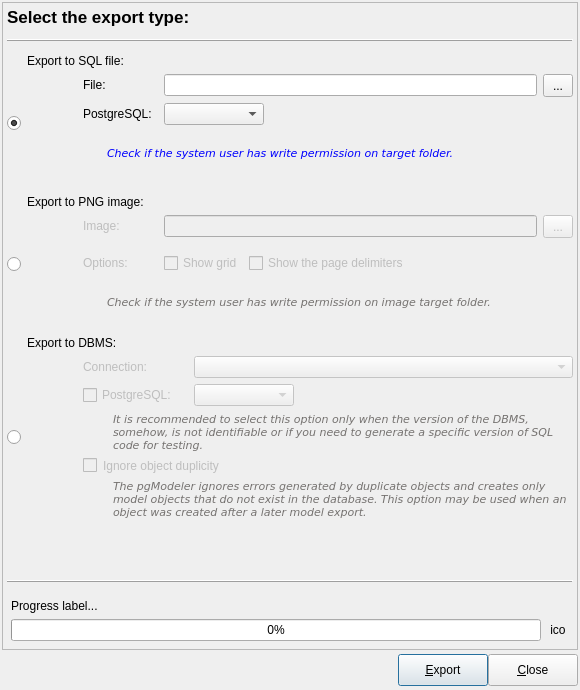
<?xml version="1.0" encoding="UTF-8"?>
<ui version="4.0">
 <class>FormExportacao</class>
 <widget class="QDialog" name="FormExportacao">
  <property name="windowModality">
   <enum>Qt::ApplicationModal</enum>
  </property>
  <property name="geometry">
   <rect>
    <x>0</x>
    <y>0</y>
    <width>580</width>
    <height>690</height>
   </rect>
  </property>
  <property name="sizePolicy">
   <sizepolicy hsizetype="Fixed" vsizetype="Fixed">
    <horstretch>0</horstretch>
    <verstretch>0</verstretch>
   </sizepolicy>
  </property>
  <property name="minimumSize">
   <size>
    <width>580</width>
    <height>600</height>
   </size>
  </property>
  <property name="maximumSize">
   <size>
    <width>580</width>
    <height>690</height>
   </size>
  </property>
  <property name="windowTitle">
   <string>Model Export</string>
  </property>
  <property name="windowIcon">
   <iconset resource="../res/resources.qrc">
    <normaloff>:/icones/icones/pgsqlModeler48x48.png</normaloff>:/icones/icones/pgsqlModeler48x48.png</iconset>
  </property>
  <layout class="QGridLayout" name="formexportacao_grid">
   <property name="margin">
    <number>2</number>
   </property>
   <property name="spacing">
    <number>4</number>
   </property>
   <item row="0" column="0">
    <widget class="QFrame" name="frame">
     <property name="enabled">
      <bool>true</bool>
     </property>
     <property name="sizePolicy">
      <sizepolicy hsizetype="Expanding" vsizetype="Expanding">
       <horstretch>0</horstretch>
       <verstretch>0</verstretch>
      </sizepolicy>
     </property>
     <property name="frameShape">
      <enum>QFrame::StyledPanel</enum>
     </property>
     <property name="frameShadow">
      <enum>QFrame::Raised</enum>
     </property>
     <layout class="QGridLayout" name="gridLayout_5">
      <property name="margin">
       <number>4</number>
      </property>
      <item row="0" column="0">
       <widget class="QLabel" name="titulo_lbl">
        <property name="sizePolicy">
         <sizepolicy hsizetype="Preferred" vsizetype="Fixed">
          <horstretch>0</horstretch>
          <verstretch>0</verstretch>
         </sizepolicy>
        </property>
        <property name="font">
         <font>
          <pointsize>13</pointsize>
          <weight>75</weight>
          <bold>true</bold>
         </font>
        </property>
        <property name="text">
         <string>Select the export type:</string>
        </property>
       </widget>
      </item>
      <item row="1" column="0">
       <widget class="QFrame" name="ln1_frm">
        <property name="minimumSize">
         <size>
          <width>0</width>
          <height>15</height>
         </size>
        </property>
        <property name="frameShape">
         <enum>QFrame::HLine</enum>
        </property>
        <property name="frameShadow">
         <enum>QFrame::Raised</enum>
        </property>
       </widget>
      </item>
      <item row="2" column="0">
       <layout class="QGridLayout" name="gridLayout_2">
        <property name="bottomMargin">
         <number>15</number>
        </property>
        <item row="0" column="1" colspan="3">
         <widget class="QLabel" name="exportacao_arq_lbl">
          <property name="text">
           <string>Export to SQL file:</string>
          </property>
         </widget>
        </item>
        <item row="1" column="2">
         <widget class="QLabel" name="arquivo_lbl">
          <property name="sizePolicy">
           <sizepolicy hsizetype="Fixed" vsizetype="Fixed">
            <horstretch>0</horstretch>
            <verstretch>0</verstretch>
           </sizepolicy>
          </property>
          <property name="minimumSize">
           <size>
            <width>73</width>
            <height>0</height>
           </size>
          </property>
          <property name="text">
           <string>File:</string>
          </property>
         </widget>
        </item>
        <item row="1" column="3">
         <layout class="QHBoxLayout" name="horizontalLayout_6">
          <item>
           <widget class="QLineEdit" name="arquivo_edt">
            <property name="dragEnabled">
             <bool>false</bool>
            </property>
            <property name="readOnly">
             <bool>true</bool>
            </property>
           </widget>
          </item>
          <item>
           <widget class="QToolButton" name="sel_arquivo_tb">
            <property name="minimumSize">
             <size>
              <width>30</width>
              <height>23</height>
             </size>
            </property>
            <property name="toolTip">
             <string>Select target file</string>
            </property>
            <property name="text">
             <string>...</string>
            </property>
            <property name="icon">
             <iconset resource="../res/resources.qrc">
              <normaloff>:/icones/icones/abrir.png</normaloff>:/icones/icones/abrir.png</iconset>
            </property>
            <property name="iconSize">
             <size>
              <width>16</width>
              <height>16</height>
             </size>
            </property>
           </widget>
          </item>
         </layout>
        </item>
        <item row="1" column="1" rowspan="3">
         <widget class="QLabel" name="modelo_sql_lbl">
          <property name="sizePolicy">
           <sizepolicy hsizetype="Fixed" vsizetype="Fixed">
            <horstretch>0</horstretch>
            <verstretch>0</verstretch>
           </sizepolicy>
          </property>
          <property name="minimumSize">
           <size>
            <width>50</width>
            <height>100</height>
           </size>
          </property>
          <property name="maximumSize">
           <size>
            <width>50</width>
            <height>100</height>
           </size>
          </property>
          <property name="text">
           <string/>
          </property>
          <property name="pixmap">
           <pixmap resource="../res/resources.qrc">:/imagens/imagens/model2sql.png</pixmap>
          </property>
         </widget>
        </item>
        <item row="2" column="2">
         <widget class="QLabel" name="pgsql_lbl">
          <property name="sizePolicy">
           <sizepolicy hsizetype="Fixed" vsizetype="Fixed">
            <horstretch>0</horstretch>
            <verstretch>0</verstretch>
           </sizepolicy>
          </property>
          <property name="minimumSize">
           <size>
            <width>75</width>
            <height>0</height>
           </size>
          </property>
          <property name="maximumSize">
           <size>
            <width>65</width>
            <height>16777215</height>
           </size>
          </property>
          <property name="font">
           <font>
            <italic>false</italic>
           </font>
          </property>
          <property name="text">
           <string>PostgreSQL:</string>
          </property>
         </widget>
        </item>
        <item row="2" column="3">
         <layout class="QHBoxLayout" name="horizontalLayout_5">
          <item>
           <widget class="QComboBox" name="pgsqlvers_cmb">
            <property name="enabled">
             <bool>true</bool>
            </property>
            <property name="minimumSize">
             <size>
              <width>100</width>
              <height>0</height>
             </size>
            </property>
            <property name="maximumSize">
             <size>
              <width>100</width>
              <height>16777215</height>
             </size>
            </property>
            <property name="toolTip">
             <string>PostgreSQL version in which the SQL code should be generated</string>
            </property>
            <property name="insertPolicy">
             <enum>QComboBox::InsertAtBottom</enum>
            </property>
           </widget>
          </item>
          <item>
           <spacer name="horizontalSpacer">
            <property name="orientation">
             <enum>Qt::Horizontal</enum>
            </property>
            <property name="sizeHint" stdset="0">
             <size>
              <width>158</width>
              <height>20</height>
             </size>
            </property>
           </spacer>
          </item>
         </layout>
        </item>
        <item row="1" column="0" rowspan="3">
         <widget class="QRadioButton" name="exportacao_arq_rb">
          <property name="sizePolicy">
           <sizepolicy hsizetype="Fixed" vsizetype="Fixed">
            <horstretch>0</horstretch>
            <verstretch>0</verstretch>
           </sizepolicy>
          </property>
          <property name="text">
           <string/>
          </property>
          <property name="checked">
           <bool>true</bool>
          </property>
         </widget>
        </item>
        <item row="3" column="2" colspan="2">
         <layout class="QHBoxLayout" name="horizontalLayout_4">
          <item>
           <spacer name="horizontalSpacer_5">
            <property name="orientation">
             <enum>Qt::Horizontal</enum>
            </property>
            <property name="sizeType">
             <enum>QSizePolicy::Fixed</enum>
            </property>
            <property name="sizeHint" stdset="0">
             <size>
              <width>24</width>
              <height>26</height>
             </size>
            </property>
           </spacer>
          </item>
          <item>
           <widget class="QLabel" name="dica_lbl">
            <property name="enabled">
             <bool>true</bool>
            </property>
            <property name="palette">
             <palette>
              <active>
               <colorrole role="WindowText">
                <brush brushstyle="SolidPattern">
                 <color alpha="255">
                  <red>0</red>
                  <green>0</green>
                  <blue>255</blue>
                 </color>
                </brush>
               </colorrole>
              </active>
              <inactive>
               <colorrole role="WindowText">
                <brush brushstyle="SolidPattern">
                 <color alpha="255">
                  <red>0</red>
                  <green>0</green>
                  <blue>255</blue>
                 </color>
                </brush>
               </colorrole>
              </inactive>
              <disabled>
               <colorrole role="WindowText">
                <brush brushstyle="SolidPattern">
                 <color alpha="255">
                  <red>117</red>
                  <green>114</green>
                  <blue>112</blue>
                 </color>
                </brush>
               </colorrole>
              </disabled>
             </palette>
            </property>
            <property name="font">
             <font>
              <family>DejaVu Sans</family>
              <pointsize>8</pointsize>
              <italic>true</italic>
             </font>
            </property>
            <property name="text">
             <string>Check if the system user has write permission on target folder.</string>
            </property>
            <property name="textFormat">
             <enum>Qt::PlainText</enum>
            </property>
            <property name="wordWrap">
             <bool>true</bool>
            </property>
           </widget>
          </item>
         </layout>
        </item>
       </layout>
      </item>
      <item row="3" column="0">
       <layout class="QGridLayout" name="gridLayout_3">
        <property name="bottomMargin">
         <number>15</number>
        </property>
        <item row="0" column="1" colspan="3">
         <widget class="QLabel" name="exportacao_arq_lbl_2">
          <property name="text">
           <string>Export to PNG image:</string>
          </property>
         </widget>
        </item>
        <item row="1" column="1" rowspan="4">
         <widget class="QLabel" name="modelo_png_lbl">
          <property name="enabled">
           <bool>false</bool>
          </property>
          <property name="sizePolicy">
           <sizepolicy hsizetype="Fixed" vsizetype="Fixed">
            <horstretch>0</horstretch>
            <verstretch>0</verstretch>
           </sizepolicy>
          </property>
          <property name="minimumSize">
           <size>
            <width>50</width>
            <height>100</height>
           </size>
          </property>
          <property name="maximumSize">
           <size>
            <width>50</width>
            <height>100</height>
           </size>
          </property>
          <property name="text">
           <string/>
          </property>
          <property name="pixmap">
           <pixmap resource="../res/resources.qrc">:/imagens/imagens/model2png.png</pixmap>
          </property>
         </widget>
        </item>
        <item row="1" column="2">
         <widget class="QLabel" name="imagem_lbl">
          <property name="enabled">
           <bool>false</bool>
          </property>
          <property name="sizePolicy">
           <sizepolicy hsizetype="Fixed" vsizetype="Fixed">
            <horstretch>0</horstretch>
            <verstretch>0</verstretch>
           </sizepolicy>
          </property>
          <property name="minimumSize">
           <size>
            <width>73</width>
            <height>0</height>
           </size>
          </property>
          <property name="text">
           <string>Image:</string>
          </property>
         </widget>
        </item>
        <item row="1" column="3">
         <layout class="QHBoxLayout" name="horizontalLayout_7">
          <item>
           <widget class="QLineEdit" name="imagem_edt">
            <property name="enabled">
             <bool>false</bool>
            </property>
            <property name="dragEnabled">
             <bool>false</bool>
            </property>
            <property name="readOnly">
             <bool>true</bool>
            </property>
           </widget>
          </item>
          <item>
           <widget class="QToolButton" name="sel_imagem_tb">
            <property name="enabled">
             <bool>false</bool>
            </property>
            <property name="minimumSize">
             <size>
              <width>30</width>
              <height>23</height>
             </size>
            </property>
            <property name="toolTip">
             <string>Select target file</string>
            </property>
            <property name="text">
             <string>...</string>
            </property>
            <property name="icon">
             <iconset resource="../res/resources.qrc">
              <normaloff>:/icones/icones/abrir.png</normaloff>:/icones/icones/abrir.png</iconset>
            </property>
            <property name="iconSize">
             <size>
              <width>16</width>
              <height>16</height>
             </size>
            </property>
           </widget>
          </item>
         </layout>
        </item>
        <item row="2" column="2" rowspan="2">
         <widget class="QLabel" name="opcoes_lbl">
          <property name="enabled">
           <bool>false</bool>
          </property>
          <property name="sizePolicy">
           <sizepolicy hsizetype="Fixed" vsizetype="Fixed">
            <horstretch>0</horstretch>
            <verstretch>0</verstretch>
           </sizepolicy>
          </property>
          <property name="minimumSize">
           <size>
            <width>75</width>
            <height>0</height>
           </size>
          </property>
          <property name="maximumSize">
           <size>
            <width>65</width>
            <height>16777215</height>
           </size>
          </property>
          <property name="font">
           <font>
            <italic>false</italic>
           </font>
          </property>
          <property name="text">
           <string>Options:</string>
          </property>
         </widget>
        </item>
        <item row="2" column="3" rowspan="2">
         <layout class="QHBoxLayout" name="horizontalLayout_8">
          <item>
           <widget class="QCheckBox" name="grade_chk">
            <property name="enabled">
             <bool>false</bool>
            </property>
            <property name="sizePolicy">
             <sizepolicy hsizetype="Fixed" vsizetype="Fixed">
              <horstretch>0</horstretch>
              <verstretch>0</verstretch>
             </sizepolicy>
            </property>
            <property name="text">
             <string>Show grid</string>
            </property>
           </widget>
          </item>
          <item>
           <widget class="QCheckBox" name="lim_paginas_chk">
            <property name="enabled">
             <bool>false</bool>
            </property>
            <property name="text">
             <string>Show the page delimiters</string>
            </property>
           </widget>
          </item>
         </layout>
        </item>
        <item row="1" column="0" rowspan="4">
         <widget class="QRadioButton" name="exportacao_png_rb">
          <property name="sizePolicy">
           <sizepolicy hsizetype="Fixed" vsizetype="Fixed">
            <horstretch>0</horstretch>
            <verstretch>0</verstretch>
           </sizepolicy>
          </property>
          <property name="text">
           <string/>
          </property>
          <property name="checked">
           <bool>false</bool>
          </property>
         </widget>
        </item>
        <item row="4" column="2" colspan="2">
         <layout class="QHBoxLayout" name="horizontalLayout_9">
          <item>
           <spacer name="horizontalSpacer_7">
            <property name="orientation">
             <enum>Qt::Horizontal</enum>
            </property>
            <property name="sizeType">
             <enum>QSizePolicy::Fixed</enum>
            </property>
            <property name="sizeHint" stdset="0">
             <size>
              <width>24</width>
              <height>26</height>
             </size>
            </property>
           </spacer>
          </item>
          <item>
           <widget class="QLabel" name="dica3_lbl">
            <property name="enabled">
             <bool>false</bool>
            </property>
            <property name="maximumSize">
             <size>
              <width>16777215</width>
              <height>16777215</height>
             </size>
            </property>
            <property name="palette">
             <palette>
              <active>
               <colorrole role="WindowText">
                <brush brushstyle="SolidPattern">
                 <color alpha="255">
                  <red>0</red>
                  <green>0</green>
                  <blue>255</blue>
                 </color>
                </brush>
               </colorrole>
              </active>
              <inactive>
               <colorrole role="WindowText">
                <brush brushstyle="SolidPattern">
                 <color alpha="255">
                  <red>0</red>
                  <green>0</green>
                  <blue>255</blue>
                 </color>
                </brush>
               </colorrole>
              </inactive>
              <disabled>
               <colorrole role="WindowText">
                <brush brushstyle="SolidPattern">
                 <color alpha="255">
                  <red>117</red>
                  <green>114</green>
                  <blue>112</blue>
                 </color>
                </brush>
               </colorrole>
              </disabled>
             </palette>
            </property>
            <property name="font">
             <font>
              <family>DejaVu Sans</family>
              <pointsize>8</pointsize>
              <italic>true</italic>
             </font>
            </property>
            <property name="text">
             <string>Check if the system user has write permission on image target folder.</string>
            </property>
            <property name="textFormat">
             <enum>Qt::PlainText</enum>
            </property>
            <property name="wordWrap">
             <bool>true</bool>
            </property>
           </widget>
          </item>
         </layout>
        </item>
       </layout>
      </item>
      <item row="4" column="0">
       <layout class="QGridLayout" name="gridLayout">
        <item row="1" column="2" colspan="2">
         <widget class="QLabel" name="conexoes_lbl">
          <property name="enabled">
           <bool>false</bool>
          </property>
          <property name="sizePolicy">
           <sizepolicy hsizetype="Preferred" vsizetype="Fixed">
            <horstretch>0</horstretch>
            <verstretch>0</verstretch>
           </sizepolicy>
          </property>
          <property name="minimumSize">
           <size>
            <width>105</width>
            <height>0</height>
           </size>
          </property>
          <property name="text">
           <string>Connection:</string>
          </property>
         </widget>
        </item>
        <item row="1" column="4" colspan="2">
         <widget class="QComboBox" name="conexoes_cmb">
          <property name="enabled">
           <bool>false</bool>
          </property>
          <property name="minimumSize">
           <size>
            <width>200</width>
            <height>0</height>
           </size>
          </property>
          <property name="insertPolicy">
           <enum>QComboBox::InsertAlphabetically</enum>
          </property>
         </widget>
        </item>
        <item row="1" column="1" rowspan="4">
         <widget class="QLabel" name="modelo_sgbd">
          <property name="enabled">
           <bool>false</bool>
          </property>
          <property name="sizePolicy">
           <sizepolicy hsizetype="Fixed" vsizetype="Expanding">
            <horstretch>0</horstretch>
            <verstretch>0</verstretch>
           </sizepolicy>
          </property>
          <property name="minimumSize">
           <size>
            <width>50</width>
            <height>100</height>
           </size>
          </property>
          <property name="maximumSize">
           <size>
            <width>50</width>
            <height>16777215</height>
           </size>
          </property>
          <property name="text">
           <string/>
          </property>
          <property name="pixmap">
           <pixmap resource="../res/resources.qrc">:/imagens/imagens/model2sgdb.png</pixmap>
          </property>
          <property name="alignment">
           <set>Qt::AlignCenter</set>
          </property>
         </widget>
        </item>
        <item row="2" column="2" colspan="2">
         <widget class="QCheckBox" name="pgsqlvers_chk">
          <property name="enabled">
           <bool>false</bool>
          </property>
          <property name="sizePolicy">
           <sizepolicy hsizetype="Preferred" vsizetype="Fixed">
            <horstretch>0</horstretch>
            <verstretch>0</verstretch>
           </sizepolicy>
          </property>
          <property name="text">
           <string>PostgreSQL:</string>
          </property>
          <property name="checked">
           <bool>false</bool>
          </property>
          <property name="autoExclusive">
           <bool>false</bool>
          </property>
         </widget>
        </item>
        <item row="2" column="4">
         <widget class="QComboBox" name="pgsqlvers1_cmb">
          <property name="enabled">
           <bool>false</bool>
          </property>
          <property name="sizePolicy">
           <sizepolicy hsizetype="Expanding" vsizetype="Fixed">
            <horstretch>0</horstretch>
            <verstretch>0</verstretch>
           </sizepolicy>
          </property>
          <property name="minimumSize">
           <size>
            <width>0</width>
            <height>0</height>
           </size>
          </property>
          <property name="maximumSize">
           <size>
            <width>100</width>
            <height>16777215</height>
           </size>
          </property>
          <property name="toolTip">
           <string>Versão do PostgreSQL no qual do código SQL deve ser gerado</string>
          </property>
          <property name="insertPolicy">
           <enum>QComboBox::InsertAtBottom</enum>
          </property>
         </widget>
        </item>
        <item row="2" column="5">
         <spacer name="horizontalSpacer_2">
          <property name="orientation">
           <enum>Qt::Horizontal</enum>
          </property>
          <property name="sizeHint" stdset="0">
           <size>
            <width>40</width>
            <height>20</height>
           </size>
          </property>
         </spacer>
        </item>
        <item row="1" column="0" rowspan="4">
         <widget class="QRadioButton" name="exportacao_sgbd_rb">
          <property name="enabled">
           <bool>true</bool>
          </property>
          <property name="sizePolicy">
           <sizepolicy hsizetype="Fixed" vsizetype="Fixed">
            <horstretch>0</horstretch>
            <verstretch>0</verstretch>
           </sizepolicy>
          </property>
          <property name="text">
           <string/>
          </property>
         </widget>
        </item>
        <item row="3" column="2" colspan="4">
         <layout class="QHBoxLayout" name="horizontalLayout_3">
          <item>
           <spacer name="horizontalSpacer_4">
            <property name="orientation">
             <enum>Qt::Horizontal</enum>
            </property>
            <property name="sizeType">
             <enum>QSizePolicy::Fixed</enum>
            </property>
            <property name="sizeHint" stdset="0">
             <size>
              <width>30</width>
              <height>20</height>
             </size>
            </property>
           </spacer>
          </item>
          <item>
           <widget class="QLabel" name="dica1_lbl">
            <property name="enabled">
             <bool>false</bool>
            </property>
            <property name="palette">
             <palette>
              <active>
               <colorrole role="WindowText">
                <brush brushstyle="SolidPattern">
                 <color alpha="255">
                  <red>0</red>
                  <green>0</green>
                  <blue>255</blue>
                 </color>
                </brush>
               </colorrole>
              </active>
              <inactive>
               <colorrole role="WindowText">
                <brush brushstyle="SolidPattern">
                 <color alpha="255">
                  <red>0</red>
                  <green>0</green>
                  <blue>255</blue>
                 </color>
                </brush>
               </colorrole>
              </inactive>
              <disabled>
               <colorrole role="WindowText">
                <brush brushstyle="SolidPattern">
                 <color alpha="255">
                  <red>117</red>
                  <green>114</green>
                  <blue>112</blue>
                 </color>
                </brush>
               </colorrole>
              </disabled>
             </palette>
            </property>
            <property name="font">
             <font>
              <family>DejaVu Sans</family>
              <pointsize>8</pointsize>
              <italic>true</italic>
             </font>
            </property>
            <property name="text">
             <string>It is recommended to select this option only when the version of the DBMS, somehow, is not identifiable or if you need to generate a specific version of SQL code for testing.</string>
            </property>
            <property name="textFormat">
             <enum>Qt::PlainText</enum>
            </property>
            <property name="wordWrap">
             <bool>true</bool>
            </property>
           </widget>
          </item>
         </layout>
        </item>
        <item row="4" column="2" colspan="4">
         <layout class="QVBoxLayout" name="verticalLayout_2">
          <item>
           <layout class="QHBoxLayout" name="horizontalLayout_2">
            <item>
             <widget class="QCheckBox" name="ignorar_dup_chk">
              <property name="enabled">
               <bool>false</bool>
              </property>
              <property name="sizePolicy">
               <sizepolicy hsizetype="Fixed" vsizetype="Fixed">
                <horstretch>0</horstretch>
                <verstretch>0</verstretch>
               </sizepolicy>
              </property>
              <property name="text">
               <string/>
              </property>
             </widget>
            </item>
            <item>
             <widget class="QLabel" name="ignorar_dup_lbl">
              <property name="enabled">
               <bool>false</bool>
              </property>
              <property name="text">
               <string>Ignore object duplicity</string>
              </property>
              <property name="wordWrap">
               <bool>true</bool>
              </property>
             </widget>
            </item>
           </layout>
          </item>
          <item>
           <layout class="QHBoxLayout" name="horizontalLayout">
            <item>
             <spacer name="horizontalSpacer_3">
              <property name="orientation">
               <enum>Qt::Horizontal</enum>
              </property>
              <property name="sizeType">
               <enum>QSizePolicy::Fixed</enum>
              </property>
              <property name="sizeHint" stdset="0">
               <size>
                <width>30</width>
                <height>20</height>
               </size>
              </property>
             </spacer>
            </item>
            <item>
             <widget class="QLabel" name="dica2_lbl">
              <property name="enabled">
               <bool>false</bool>
              </property>
              <property name="palette">
               <palette>
                <active>
                 <colorrole role="WindowText">
                  <brush brushstyle="SolidPattern">
                   <color alpha="255">
                    <red>0</red>
                    <green>0</green>
                    <blue>255</blue>
                   </color>
                  </brush>
                 </colorrole>
                </active>
                <inactive>
                 <colorrole role="WindowText">
                  <brush brushstyle="SolidPattern">
                   <color alpha="255">
                    <red>0</red>
                    <green>0</green>
                    <blue>255</blue>
                   </color>
                  </brush>
                 </colorrole>
                </inactive>
                <disabled>
                 <colorrole role="WindowText">
                  <brush brushstyle="SolidPattern">
                   <color alpha="255">
                    <red>117</red>
                    <green>114</green>
                    <blue>112</blue>
                   </color>
                  </brush>
                 </colorrole>
                </disabled>
               </palette>
              </property>
              <property name="font">
               <font>
                <family>DejaVu Sans</family>
                <pointsize>8</pointsize>
                <italic>true</italic>
               </font>
              </property>
              <property name="text">
               <string>The pgModeler ignores errors generated by duplicate objects and creates only model objects that do not exist in the database. This option may be used when an object was created after a later model export.</string>
              </property>
              <property name="textFormat">
               <enum>Qt::PlainText</enum>
              </property>
              <property name="wordWrap">
               <bool>true</bool>
              </property>
             </widget>
            </item>
           </layout>
          </item>
         </layout>
        </item>
        <item row="0" column="1" colspan="5">
         <widget class="QLabel" name="exportacao_sgbd_lbl">
          <property name="font">
           <font>
            <weight>50</weight>
            <italic>false</italic>
            <bold>false</bold>
           </font>
          </property>
          <property name="text">
           <string>Export to DBMS:</string>
          </property>
         </widget>
        </item>
       </layout>
      </item>
      <item row="6" column="0">
       <widget class="QFrame" name="ln2_frm">
        <property name="minimumSize">
         <size>
          <width>0</width>
          <height>15</height>
         </size>
        </property>
        <property name="frameShape">
         <enum>QFrame::HLine</enum>
        </property>
        <property name="frameShadow">
         <enum>QFrame::Raised</enum>
        </property>
       </widget>
      </item>
      <item row="7" column="0">
       <layout class="QGridLayout" name="gridLayout_4">
        <property name="margin">
         <number>4</number>
        </property>
        <item row="0" column="0" colspan="2">
         <widget class="QLabel" name="rot_prog_lbl">
          <property name="sizePolicy">
           <sizepolicy hsizetype="Preferred" vsizetype="Fixed">
            <horstretch>0</horstretch>
            <verstretch>0</verstretch>
           </sizepolicy>
          </property>
          <property name="text">
           <string>Progress label...</string>
          </property>
         </widget>
        </item>
        <item row="1" column="0">
         <widget class="QProgressBar" name="prog_pb">
          <property name="value">
           <number>0</number>
          </property>
         </widget>
        </item>
        <item row="1" column="1">
         <widget class="QLabel" name="ico_lbl">
          <property name="sizePolicy">
           <sizepolicy hsizetype="Fixed" vsizetype="Fixed">
            <horstretch>0</horstretch>
            <verstretch>0</verstretch>
           </sizepolicy>
          </property>
          <property name="minimumSize">
           <size>
            <width>22</width>
            <height>22</height>
           </size>
          </property>
          <property name="maximumSize">
           <size>
            <width>22</width>
            <height>22</height>
           </size>
          </property>
          <property name="text">
           <string>ico</string>
          </property>
          <property name="scaledContents">
           <bool>true</bool>
          </property>
          <property name="alignment">
           <set>Qt::AlignCenter</set>
          </property>
         </widget>
        </item>
       </layout>
      </item>
      <item row="5" column="0">
       <spacer name="verticalSpacer_2">
        <property name="orientation">
         <enum>Qt::Vertical</enum>
        </property>
        <property name="sizeHint" stdset="0">
         <size>
          <width>20</width>
          <height>10</height>
         </size>
        </property>
       </spacer>
      </item>
     </layout>
    </widget>
   </item>
   <item row="1" column="0">
    <layout class="QGridLayout" name="botoes_lt">
     <property name="leftMargin">
      <number>4</number>
     </property>
     <property name="bottomMargin">
      <number>2</number>
     </property>
     <property name="spacing">
      <number>0</number>
     </property>
     <item row="0" column="1">
      <spacer>
       <property name="orientation">
        <enum>Qt::Horizontal</enum>
       </property>
       <property name="sizeHint" stdset="0">
        <size>
         <width>91</width>
         <height>27</height>
        </size>
       </property>
      </spacer>
     </item>
     <item row="0" column="2">
      <widget class="QPushButton" name="exportar_btn">
       <property name="minimumSize">
        <size>
         <width>90</width>
         <height>32</height>
        </size>
       </property>
       <property name="maximumSize">
        <size>
         <width>90</width>
         <height>16777215</height>
        </size>
       </property>
       <property name="text">
        <string>&amp;Export</string>
       </property>
       <property name="icon">
        <iconset resource="../res/resources.qrc">
         <normaloff>:/icones/icones/exportar.png</normaloff>:/icones/icones/exportar.png</iconset>
       </property>
       <property name="default">
        <bool>true</bool>
       </property>
      </widget>
     </item>
     <item row="0" column="3">
      <widget class="QPushButton" name="fechar_btn">
       <property name="minimumSize">
        <size>
         <width>90</width>
         <height>32</height>
        </size>
       </property>
       <property name="maximumSize">
        <size>
         <width>90</width>
         <height>16777215</height>
        </size>
       </property>
       <property name="text">
        <string>&amp;Close</string>
       </property>
       <property name="icon">
        <iconset resource="../res/resources.qrc">
         <normaloff>:/icones/icones/fechar1.png</normaloff>:/icones/icones/fechar1.png</iconset>
       </property>
       <property name="flat">
        <bool>false</bool>
       </property>
      </widget>
     </item>
     <item row="0" column="0">
      <widget class="QLabel" name="label">
       <property name="text">
        <string/>
       </property>
       <property name="pixmap">
        <pixmap resource="../res/resources.qrc">:/imagens/imagens/pgmodeler_name.png</pixmap>
       </property>
      </widget>
     </item>
    </layout>
   </item>
  </layout>
 </widget>
 <resources>
  <include location="../res/resources.qrc"/>
 </resources>
 <connections/>
</ui>
